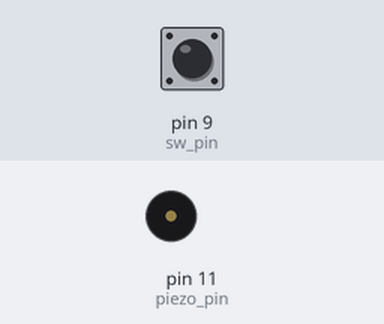
The sketch below on a simulated Arduino Uno, built with avr-gcc and run on an emulated ATmega328P. Shown: buzzer (waves = sounding). Inputs (shaded band) come from the test bench; at power-on: pin 9 (sw_pin) HIGH.

Above: at 1.2 s.
1.3 s: pin 9 (sw_pin) pulled LOW for 0.15 s
At 2.2 s:
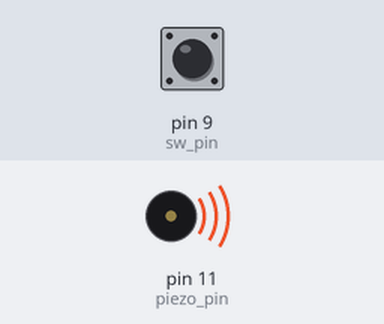
4.4 s: pin 9 (sw_pin) pulled LOW for 1 s
8.4 s: pin 9 (sw_pin) pulled LOW for 3.2 s
Timing chart, 0 to 14.8 s (numbered marks = the images above; inputs shaded):
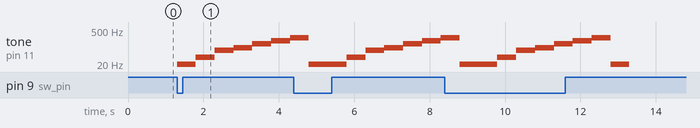

The sketch:

_13-1.ino
```cpp
/*
    District P
    아두이노 코딩#13-1
    피에조부저 다루기 코드
*/

#define MAX_NUM_TONES_CNT 8
unsigned char TONES[MAX_NUM_TONES_CNT] = {261, 294, 330, 349, 392, 440, 494, 523};

int piezo_pin = 11;
int sw_pin = 9;

void setup() {
    pinMode(piezo_pin, OUTPUT);
    pinMode(sw_pin, INPUT_PULLUP);
}
void loop() {
    // 스위치가 연결된 핀의 로직레벨이 LOW라면(버튼이 눌렸다면)
    if(digitalRead(sw_pin) == LOW) {
        // MAX_NUM_TONES_CNT(8)의 수만큼 반복 실행
        // tone함수를 통해 부저에서 소리가 남
        // TONES[]배열에 있는 주파수에 해당하는 음 출력
        for(int i=0; i<MAX_NUM_TONES_CNT; i++) {
            tone(piezo_pin, TONES[i]);
            delay(500);
        }
        // 부저의 소리 중지
        noTone(piezo_pin);
    }
}
```

Measured:
- after the input at 1.3 s, tone on pin 11 (piezo_pin): plays 5 Hz for 0.50 s, 38 Hz for 0.50 s, 74 Hz for 0.50 s, 93 Hz for 0.50 s, 136 Hz for 0.50 s, 184 Hz for 0.50 s … (7 notes in this stretch), starting at once
